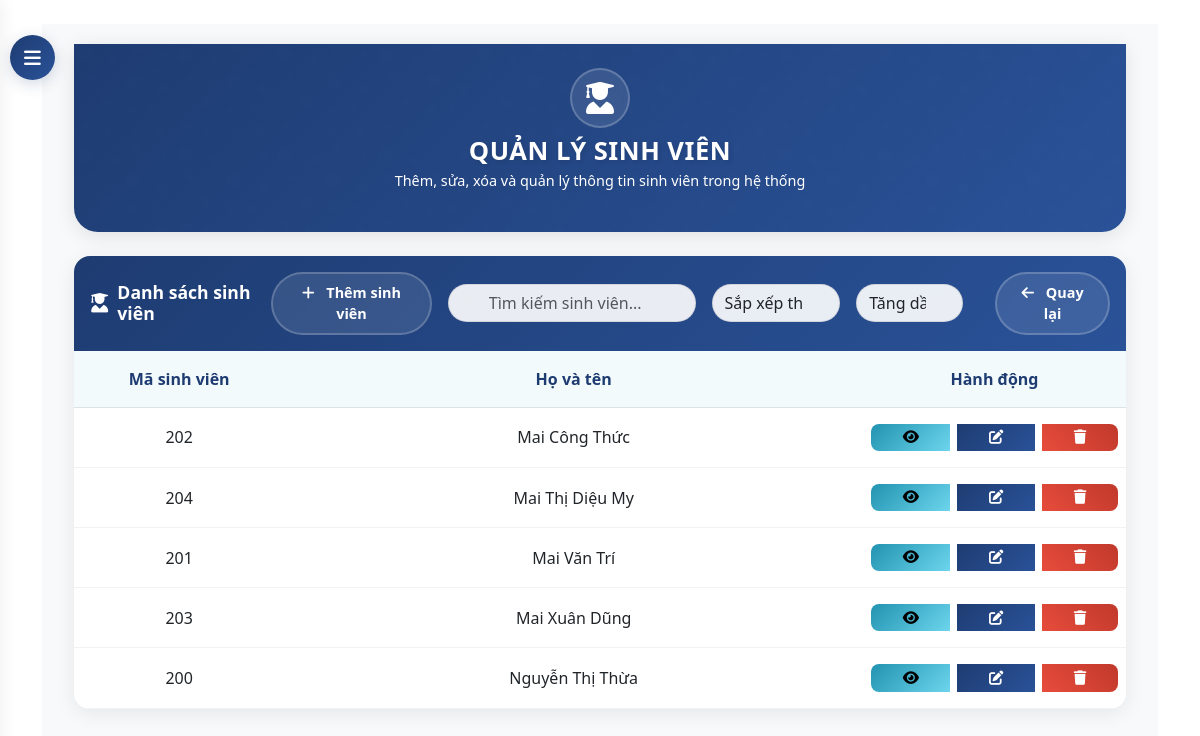
/dashboard/students/ (signed in), run on an earlier commit of the app's database.
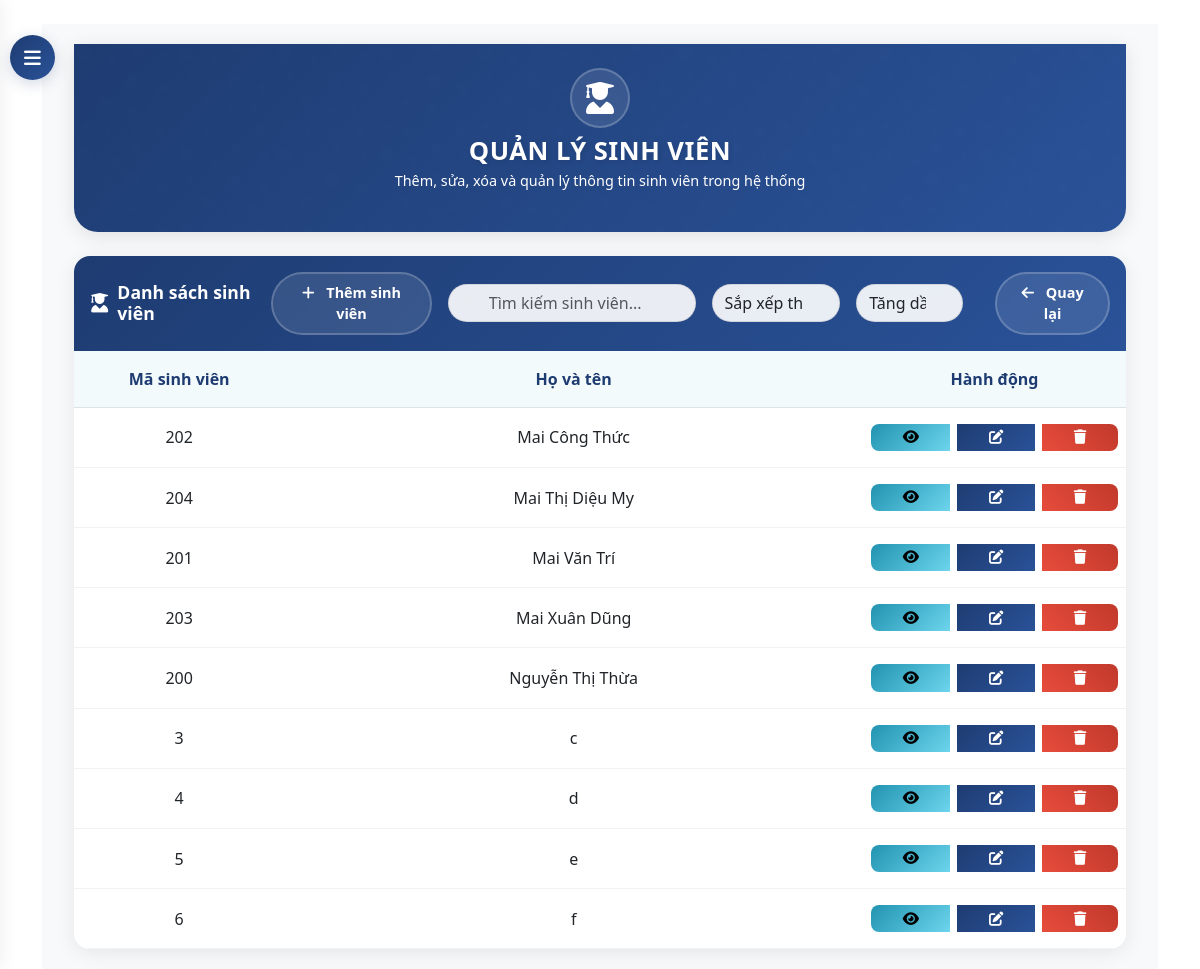
And on a later commit of the database.
### core/models.py (models this page shows, shortened)
class Student(models.Model):
    student_id = models.CharField(max_length=20, unique=True)
    name = models.CharField(max_length=100)
    classroom = models.ForeignKey(ClassRoom, on_delete=models.CASCADE, null=True, blank=True)
    phone = models.CharField(max_length=15, blank=True, null=True)
    user = models.OneToOneField(User, on_delete=models.SET_NULL, null=True, blank=True)

### core/views.py (the view)
# urls.py: path('dashboard/students/', views.student_list, name='student_list'),
@login_required
@user_passes_test(is_admin)
def student_list(request):
    classrooms = ClassRoom.objects.all().order_by('name')
    classroom_id = request.GET.get('classroom')
    search_query = request.GET.get('search', '').strip()
    sort_by = request.GET.get('sort', 'name')  # Default sort by name
    sort_direction = request.GET.get('direction', 'asc')  # Default ascending
    students = Student.objects.select_related('classroom').all()
    if classroom_id:
        students = students.filter(classroom_id=classroom_id)
    if search_query:
        students = students.filter(
            Q(student_id__icontains=search_query) |
            Q(name__icontains=search_query)
        )
    if sort_by == 'student_id':
        order_by = 'student_id'
    elif sort_by == 'name':
        order_by = 'name'
    elif sort_by == 'classroom':
        order_by = 'classroom__name'
    else:
        order_by = 'name'
    if sort_direction == 'desc':
        order_by = f'-{order_by}'
    students = students.order_by(order_by)
    context = {
        'students': students,
        'classrooms': classrooms,
        'search_query': search_query,
        'current_sort': sort_by,
        'current_direction': sort_direction,
        'classroom_id': classroom_id
    }
    return render(request, 'core/admin/student_list.html', context)

### core/views.py (called while the page is built)
def is_admin(user):
    return user.is_superuser

### templates/core/admin/student_list.html (shortened to what the changed rows need)
{% extends 'base.html' %}
{% block content %}
<div id="content">
    <div class="container-fluid">
        <div class="hero-section">
            <div class="container">
                <div class="row justify-content-center text-center">
                    <div class="col-md-8">
                        <h1 class="hero-title">QUẢN LÝ SINH VIÊN</h1>
                    </div>
                </div>
            </div>
        </div>
        <div class="student-card">
            <div class="card-body">
                {% if students %}
                <div class="table-container">
                    <div class="table-responsive">
                        <table class="table">
                            <thead>
                                <tr>
                                    <th>Mã sinh viên</th>
                                    <th>Họ và tên</th>
                                    <th>Hành động</th>
                                </tr>
                            </thead>
                            <tbody>
                                {% for student in students %}
                                <tr>
                                    <td>{{ student.student_id }}</td>
                                    <td>{{ student.name }}</td>
                                    <td>
                                        <div class="btn-group">
                                            <a href="{% url 'student_detail' student.id %}" class="btn btn-info btn-sm" title="Xem chi tiết">
                                                <i class="fas fa-eye"></i>
                                            </a>
                                            <a href="{% url 'student_edit' student.id %}" class="btn btn-primary btn-sm" title="Chỉnh sửa">
                                                <i class="fas fa-edit"></i>
                                            </a>
                                            <a href="{% url 'student_delete' student.id %}" class="btn btn-danger btn-sm" title="Xóa" onclick="return confirm('Bạn có chắc chắn muốn xóa sinh viên này không?');">
                                                <i class="fas fa-trash"></i>
                                            </a>
                                        </div>
                                    </td>
                                </tr>
                                {% endfor %}
                            </tbody>
                        </table>
                    </div>
                </div>
                {% else %}
                <div class="alert alert-info text-center">
                    <i class="fas fa-info-circle me-2"></i> Chưa có sinh viên nào trong hệ thống.
                </div>
                {% endif %}
            </div>
        </div>
    </div>
</div>
{% endblock %}

What changed in the data, as far as the page shows it:
added Student: student_id "3", name "c"
added Student: student_id "4", name "d"
added Student: student_id "5", name "e"
added Student: student_id "6", name "f"
